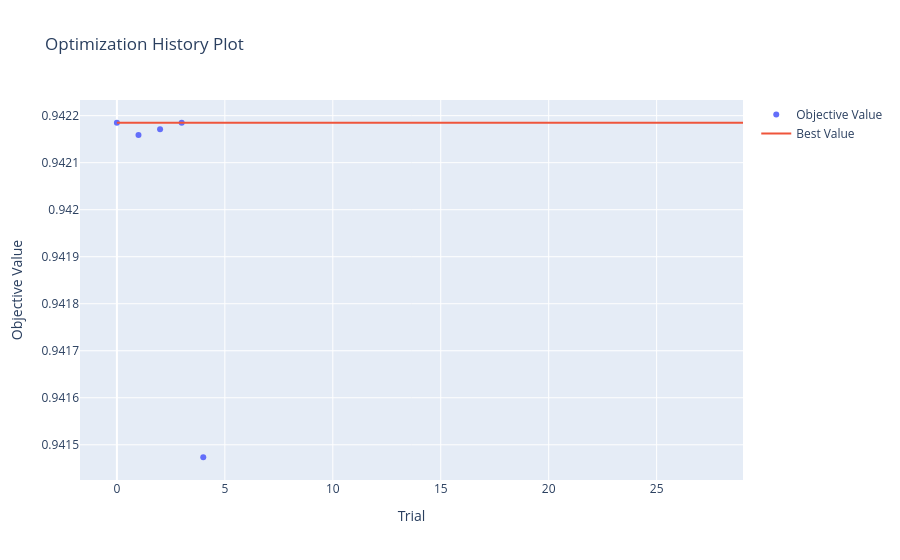

The notebook cell saved with this chart:
### Code cell
try:
    fig = optuna.visualization.plot_optimization_history(study)
    fig.show()
except NameError:
    print("Optuna wasn't run")

### Figure 1 — Plotly figure (JSON) as saved in the notebook; plotly's stock layout.template omitted (floating-point values rounded to 4 significant figures)
{"data": [{"mode": "markers", "name": "Objective Value", "type": "scatter", "x": [0, 1, 2, 3, 4], "y": [0.9422, 0.9422, 0.9422, 0.9422, 0.9415]}, {"mode": "lines", "name": "Best Value", "type": "scatter", "x": [0, 1, 2, 3, 4, 5, 6, 7, 8, 9, 10, 11, 12, 13, 14, 15, 16, 17, 18, 19, 20, 21, 22, 23, 24, 25, 26, 27, 28, 29], "y": [0.9422, 0.9422, 0.9422, 0.9422, 0.9422, 0.9422, 0.9422, 0.9422, 0.9422, 0.9422, 0.9422, 0.9422, 0.9422, 0.9422, 0.9422, 0.9422, 0.9422, 0.9422, 0.9422, 0.9422, 0.9422, 0.9422, 0.9422, 0.9422, 0.9422, 0.9422, 0.9422, 0.9422, 0.9422, 0.9422]}, {"marker": {"color": "#cccccc"}, "mode": "markers", "name": "Infeasible Trial", "showlegend": false, "type": "scatter", "x": [], "y": []}], "layout": {"title": {"text": "Optimization History Plot"}, "xaxis": {"title": {"text": "Trial"}}, "yaxis": {"title": {"text": "Objective Value"}}}}
